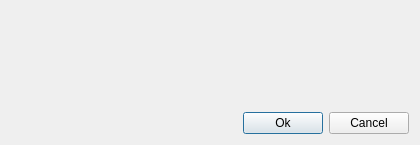
<?xml version="1.0" encoding="UTF-8"?>
<ui version="4.0">
 <class>spoofingProperty</class>
 <widget class="QDialog" name="spoofingProperty">
  <property name="geometry">
   <rect>
    <x>0</x>
    <y>0</y>
    <width>420</width>
    <height>145</height>
   </rect>
  </property>
  <property name="windowTitle">
   <string>Dialog</string>
  </property>
  <layout class="QVBoxLayout" name="verticalLayout">
   <item>
    <widget class="IpEdit" name="clientEdit" native="true">
     <property name="toolTip">
      <string>Ip address</string>
     </property>
     <property name="whatsThis">
      <string>The field for ip-address.</string>
     </property>
     <property name="labelText" stdset="0">
      <string>Client</string>
     </property>
    </widget>
   </item>
   <item>
    <widget class="IpEdit" name="serverEdit" native="true">
     <property name="toolTip">
      <string>Ip address</string>
     </property>
     <property name="whatsThis">
      <string>The field for ip-address.</string>
     </property>
     <property name="labelText" stdset="0">
      <string>Server</string>
     </property>
    </widget>
   </item>
   <item>
    <layout class="QHBoxLayout" name="horizontalLayout">
     <item>
      <spacer name="horizontalSpacer">
       <property name="orientation">
        <enum>Qt::Horizontal</enum>
       </property>
       <property name="sizeHint" stdset="0">
        <size>
         <width>40</width>
         <height>20</height>
        </size>
       </property>
      </spacer>
     </item>
     <item>
      <widget class="QPushButton" name="okButton">
       <property name="text">
        <string>Ok</string>
       </property>
       <property name="icon">
        <iconset>
         <normaloff>:/im/images/ok.png</normaloff>:/im/images/ok.png</iconset>
       </property>
      </widget>
     </item>
     <item>
      <widget class="QPushButton" name="cancelButton">
       <property name="text">
        <string>Cancel</string>
       </property>
       <property name="icon">
        <iconset>
         <normaloff>:/im/images/not.png</normaloff>:/im/images/not.png</iconset>
       </property>
      </widget>
     </item>
    </layout>
   </item>
  </layout>
 </widget>
 <customwidgets>
  <customwidget>
   <class>IpEdit</class>
   <extends>QWidget</extends>
   <header>ipedit.h</header>
  </customwidget>
 </customwidgets>
 <resources/>
 <connections>
  <connection>
   <sender>cancelButton</sender>
   <signal>clicked()</signal>
   <receiver>spoofingProperty</receiver>
   <slot>reject()</slot>
   <hints>
    <hint type="sourcelabel">
     <x>369</x>
     <y>116</y>
    </hint>
    <hint type="destinationlabel">
     <x>135</x>
     <y>119</y>
    </hint>
   </hints>
  </connection>
 </connections>
</ui>
